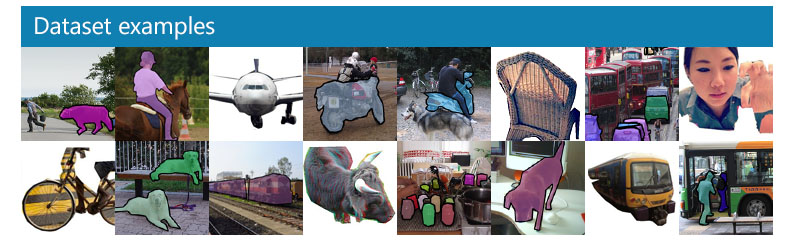
#> input picture MIA-203_redes_neuronales/MIA-203 Redes neuronales (Tarea image_captioning)/Grupo 7/image-captioning-pytorch (Grupo 7)/images/coco-examples.jpg, 800 x 243 px
$ python -i interest_point_solved.py   (imports and definitions only)
#> lines starting #> are read from the running program, lines starting #| are printed output that depends on the picture
# Copyright 2017 Google Inc.

# Licensed under the Apache License, Version 2.0 (the "License");
# you may not use this file except in compliance with the License.
# You may obtain a copy of the License at

# https://www.apache.org/licenses/LICENSE-2.0

# Unless required by applicable law or agreed to in writing, software
# distributed under the License is distributed on an "AS IS" BASIS,
# WITHOUT WARRANTIES OR CONDITIONS OF ANY KIND, either express or implied.
# See the License for the specific language governing permissions and
# limitations under the License.

import numpy as np
import scipy.ndimage.filters as filters
from scipy.ndimage import map_coordinates
from matplotlib.patches import Circle
import matplotlib.pyplot as plt

from . import im_util

class InterestPointExtractor:
  """
  Class to extract interest points from an image
  """
  def __init__(self):
    self.params={}
    self.params['border_pixels']=10
    self.params['strength_threshold_percentile']=95
    self.params['supression_radius_frac']=0.01

  def find_interest_points(self, img):
    """
    Find interest points in greyscale image img

    Inputs: img=greyscale input image (H, W, 1)

    Outputs: ip=interest points of shape (2, N)
    """
    ip_fun = self.corner_function(img)
    row, col = self.find_local_maxima(ip_fun)

    ip = np.stack((row,col))
    return ip

  def corner_function(self, img):
    """
    Compute corner strength function in image im

    Inputs: img=grayscale input image (H, W, 1)

    Outputs: ip_fun=interest point strength function (H, W, 1)
    """

    H, W, _ = img.shape

    # FORNOW: random interest point function
    ip_fun = np.random.randn(H, W, 1)

    """
    **********************************************************
    *** TODO: write code to compute a corner strength function
    **********************************************************
    """

    Ix, Iy = im_util.compute_gradients(img)
    window_size = 5
    sum_kernel = np.ones((window_size, window_size))
    Ix2 = im_util.convolve(Ix**2, sum_kernel)
    Iy2 = im_util.convolve(Iy**2, sum_kernel)
    IxIy = im_util.convolve(Ix*Iy, sum_kernel)
    det = Ix2 * Iy2 - IxIy**2
    trace = Ix2 + Iy2
    ip_fun = det - 0.04 * trace**2

    """
    **********************************************************
    """

    return ip_fun

  # [47 lines left out: function find_local_maxima, not called in this run]

class DescriptorExtractor:
  """
  Extract descriptors around interest points
  """
  # [244 lines left out: functions __init__, get_descriptors, compute_distances, match_descriptors, match_ratio_test, draw_interest_points_ax and 5 more, not called in this run]

>>> import cv2
>>> picture = cv2.imread('../../../MIA-203_redes_neuronales/MIA-203 Redes neuronales (Tarea image_captioning)/Grupo 7/image-captioning-pytorch (Grupo 7)/images/coco-examples.jpg', cv2.IMREAD_GRAYSCALE)
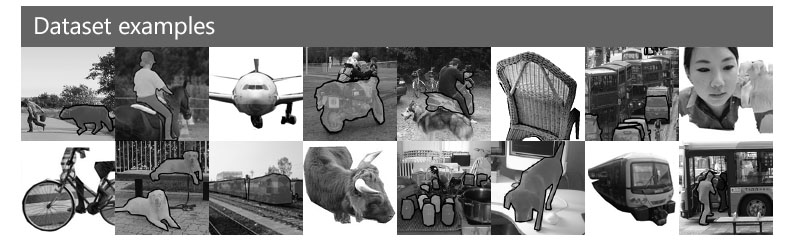
#> picture: shape (243, 800); min 0, max 255, mean 141
#> (the run stopped early here; a loop or call above may not have finished)

$ run again, on MIA-203_redes_neuronales/MIA-203 Redes neuronales (Tarea image_captioning)/Grupo 7/image-captioning-pytorch (Grupo 7)/images/encoder-decoder.png
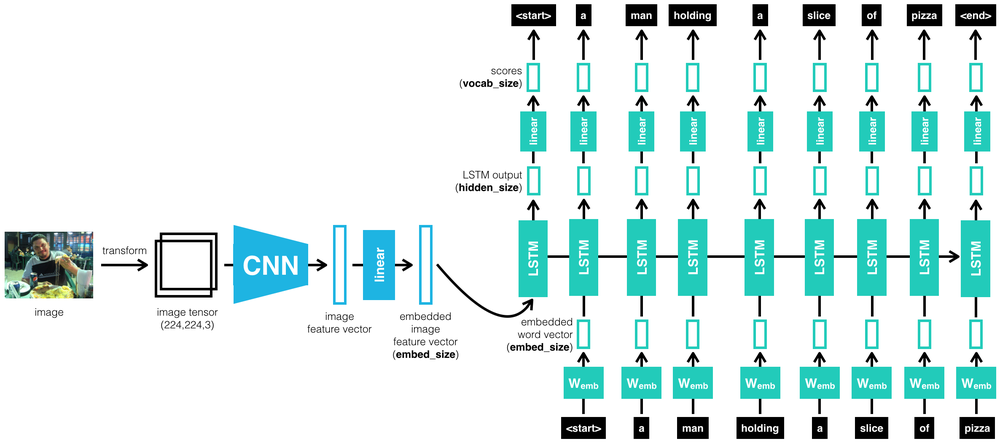
#> input picture MIA-203_redes_neuronales/MIA-203 Redes neuronales (Tarea image_captioning)/Grupo 7/image-captioning-pytorch (Grupo 7)/images/encoder-decoder.png, 1000 x 444 px, shrunk from 2372 x 1052 before the run
#> `picture = cv2.imread('../../../MIA-203_redes_neuronales/MIA-203 Redes ..`:
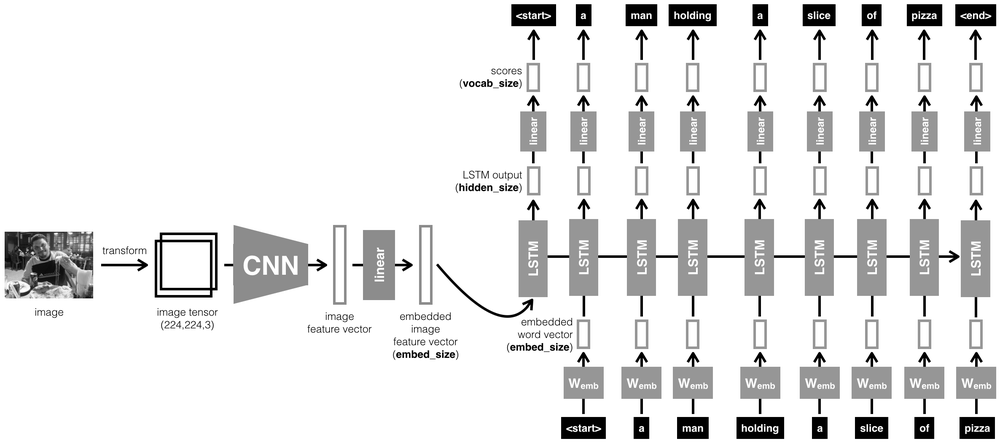
#> picture: shape (444, 1000); min 0, max 255, mean 230.4
